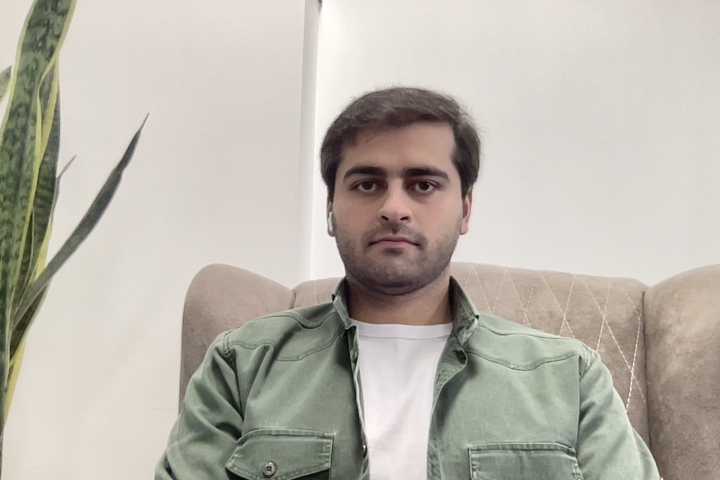
#> input picture 4.ImageProcessing/lesson_4_3_face_detection/input/sajjad.jpg, 1440 x 960 px (shown at 1/2 size)
$ python chess_face.py
#> lines starting #> are read from the running program, lines starting #| are printed output that depends on the picture; after the words box and inside, x2 and y2 are one past the last pixel; in counts of white or black regions, pixels touching at a corner belong together
import cv2

image = cv2.imread("input/sajjad.jpg")
#> image is the input picture: shape (960, 1440, 3); mean B, G, R 171.8, 181.8, 186.7
image_gray = cv2.cvtColor(image, cv2.COLOR_BGR2GRAY)
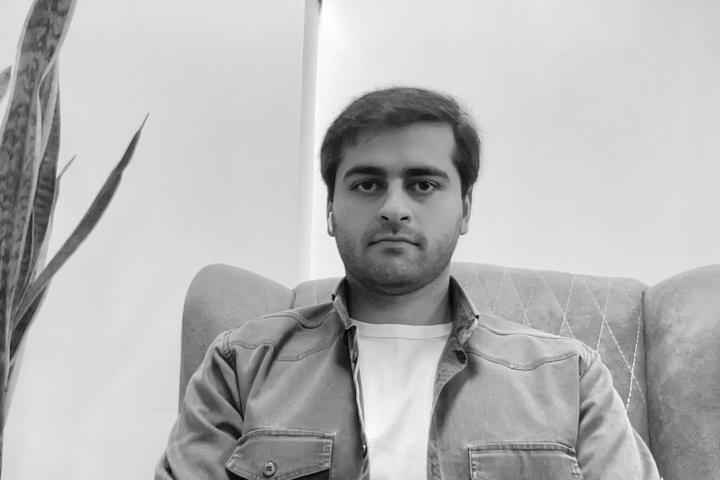
#> image_gray: shape (960, 1440) (shown at 1/2 size); min 0, max 255, mean 182.1

face_detector = cv2.CascadeClassifier(cv2.data.haarcascades + "haarcascade_frontalface_alt.xml")
faces = face_detector.detectMultiScale(image_gray, 1.3)
#> faces = [[625, 247, 323, 323]]
for face in faces:
    x, y, w, h = face
    face_image = image[y:y+h, x:x+w]
    face_image_small = cv2.resize(face_image, [10, 10])
    face_image_big = cv2.resize(face_image_small, [w, h], interpolation=cv2.INTER_NEAREST)
    image[y:y+h, x:x+w] = face_image_big
#> this loop made 1 pass
#> pass 1, `face_image = image[y:y+h, x:x+w]`:
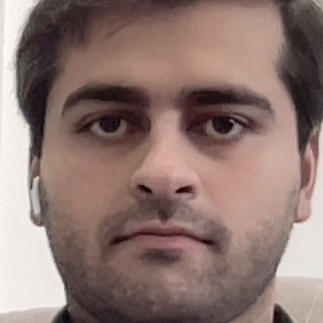
#> face_image: shape (323, 323, 3); mean B, G, R 113, 118.7, 141.9
#> pass 1, `face_image_big = cv2.resize(face_image_small, [w, h], interpolation=cv..`:
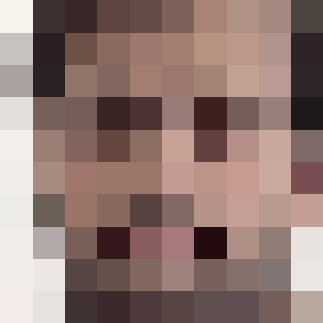
#> face_image_big: shape (323, 323, 3); mean of channels 0, 1, 2 114.9, 120.5, 144.6; drawn as B, G, R
#> after the loop:
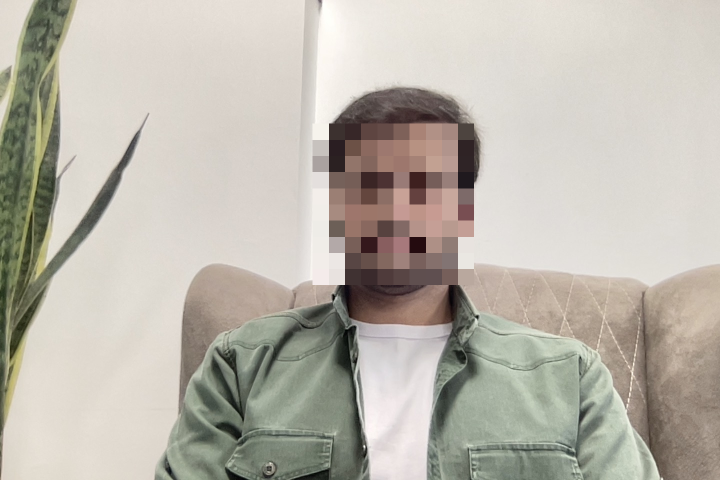
#> image: shape (960, 1440, 3) (shown at 1/2 size); 7.46% of pixels changed, all inside (x1, y1, x2, y2) = (625, 247, 948, 570)


cv2.imshow("result", image)
cv2.waitKey()
cv2.imwrite("output.jpg", image)

$ run again, with 4.ImageProcessing/lesson_4_3_face_detection/input/parstech.jpg copied over 4.ImageProcessing/lesson_4_3_face_detection/input/sajjad.jpg
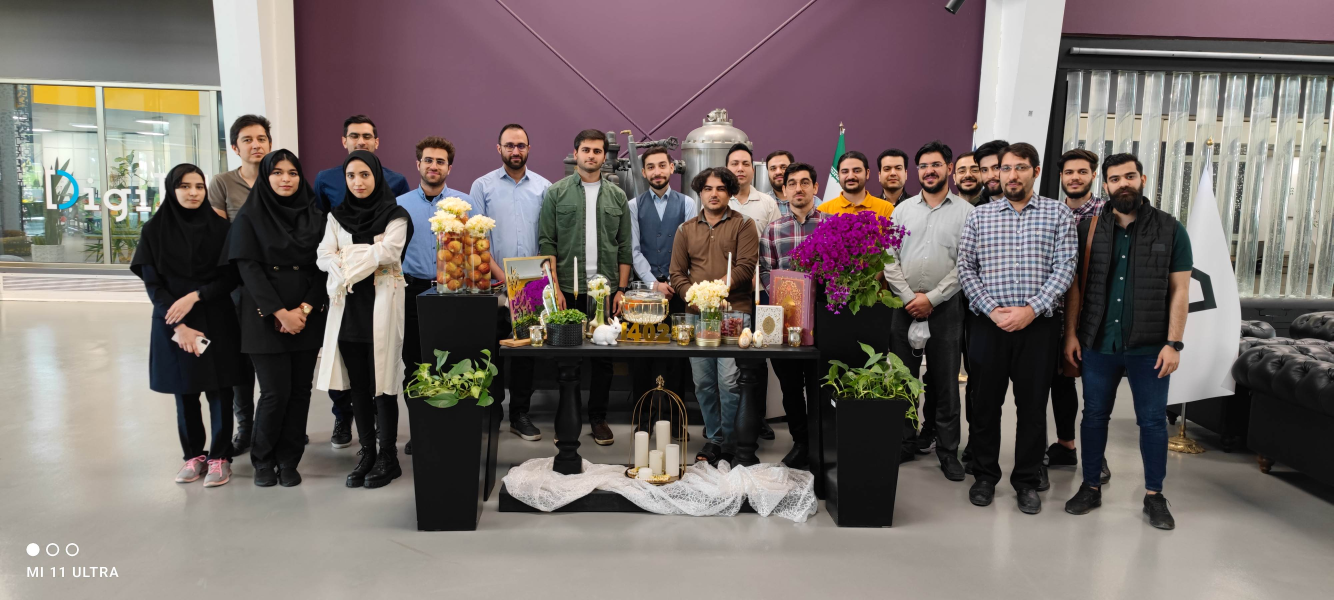
#> input picture 4.ImageProcessing/lesson_4_3_face_detection/input/parstech.jpg, 4000 x 1800 px (shown at 1/3 size)
#> image is the input picture: shape (1800, 4000, 3); mean B, G, R 105.4, 108.4, 118.4
#> faces = 20 rows, first 6: [2632, 470, 94, 94], [710, 376, 110, 110], [1728, 417, 94, 94], [1249, 441, 108, 108], [2177, 455, 91, 91], [2739, 456, 104, 104]
#> the loop `for face in faces:` made 20 passes
#> pass 1, `face_image_big = cv2.resize(face_image_small, [w, h], interpolation=cv..`:
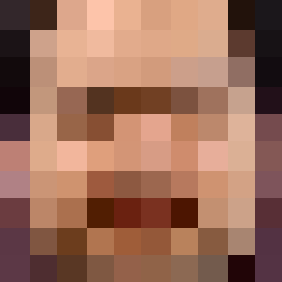
#> face_image_big: shape (94, 94, 3) (shown 3 times larger); mean of channels 0, 1, 2 89.8, 109.2, 155; drawn as B, G, R
#> after the loop `for face in faces:`:
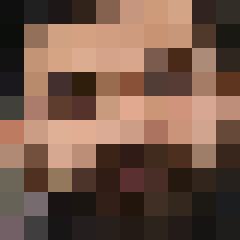
#> face_image: shape (120, 120, 3) (shown 2 times larger); mean B, G, R 72, 86.4, 114.8
